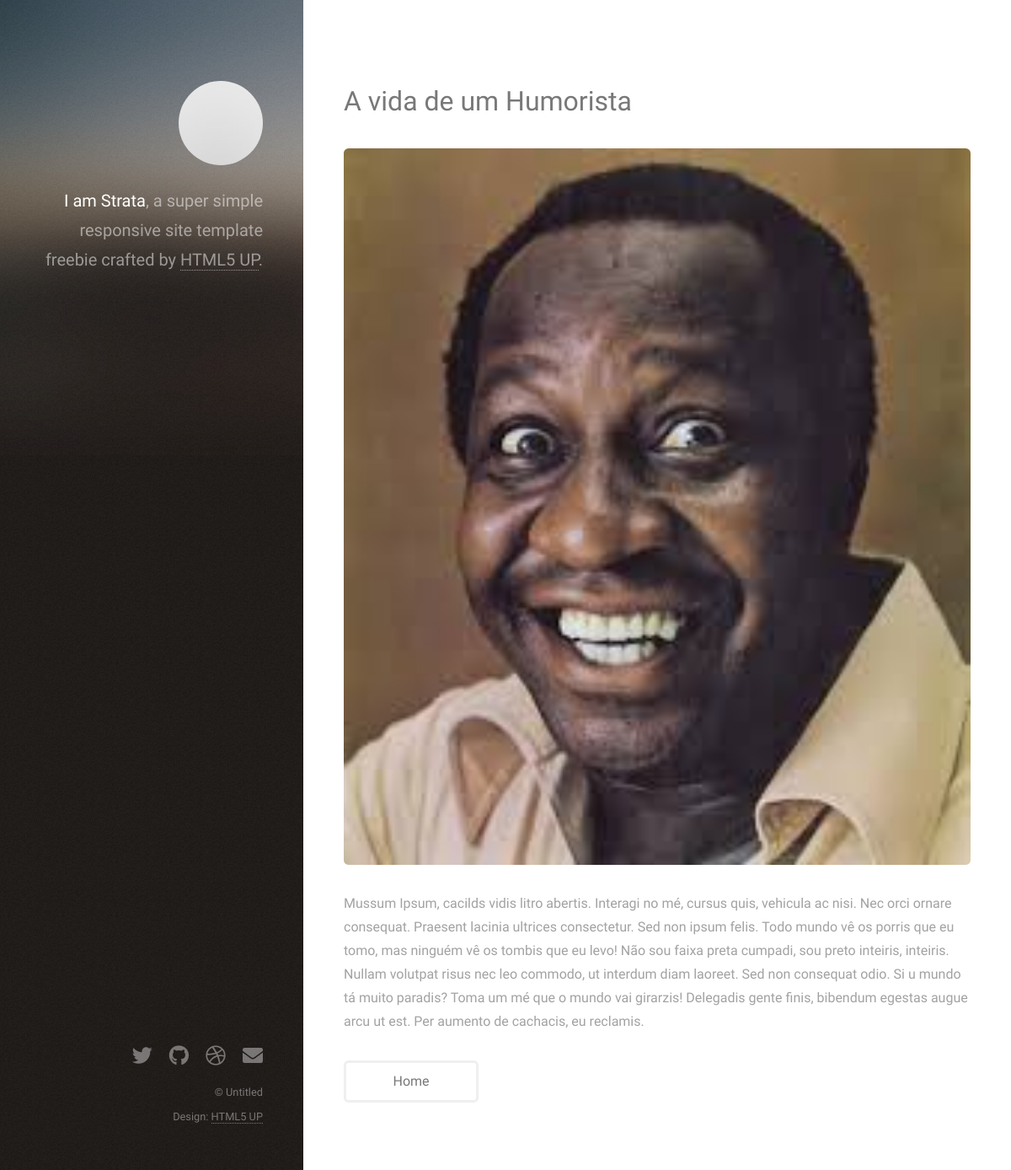
The app's page /blog/post/2/ with its own data.
### website/models.py (models this page shows, shortened)
class Post(models.Model):
    title = models.CharField(max_length=100)
    sub_title = models.CharField(max_length=200)
    content = models.TextField(default='')
    categories = models.CharField(
        max_length=2,
        choices=Categorias.choices,
        default=Categorias.GR,
        )
    deleted = models.BooleanField(default=False)
    imagem = models.ImageField(upload_to='posts', null=True, blank=True)
    def full_name(self):
        return self.title + self.sub_title
    full_name.admin_order_field = 'title' #tornando ordenável full_name

### website/views.py (the view)
# urls.py: path('post/<int:id>/', post_detail, name='post_detail'),
def post_detail(request, id):
        post = Post.objects.get(id=id)
        return render(request, 'post_detail.html', {'post': post})

### website/templates/post_detail.html (shortened to what this page needs)
{% load static %}
<!DOCTYPE HTML>
<html>
	<head>
		<link rel="stylesheet" href="{% static 'assets/css/main.css' %}" />
	</head>
	<body class="is-preload">
			<header id="header">
				<div class="inner">
					<a href="#" class="image avatar"><img src="{%static 'images/avatar.jpg' %}" alt="" /></a>
					<h1><strong>I am Strata</strong>, a super simple<br />
					responsive site template freebie<br />
					crafted by <a href="http://html5up.net">HTML5 UP</a>.</h1>
				</div>
			</header>
			<div id="main">
					<section id="one">
						<header class="major">
							<h2>{{post.title}}</h2>
						</header>
                        {%if post.imagem%}
                            <img src="{{post.imagem.url}}" class="image fit thumb" alt="" >
                        {%endif%}
						<p>{{post.content}}</p>
						<ul class="actions">
							<li><a href="{%url 'hello_blog' %}" class="button">Home</a></li>
						</ul>
					</section>
			<footer id="footer">
				<div class="inner">
					<ul class="icons">
						<li><a href="#" class="icon brands fa-twitter"><span class="label">Twitter</span></a></li>
						<li><a href="#" class="icon brands fa-github"><span class="label">Github</span></a></li>
						<li><a href="#" class="icon brands fa-dribbble"><span class="label">Dribbble</span></a></li>
						<li><a href="#" class="icon solid fa-envelope"><span class="label">Email</span></a></li>
					</ul>
					<ul class="copyright">
						<li>&copy; Untitled</li><li>Design: <a href="http://html5up.net">HTML5 UP</a></li>
					</ul>
				</div>
			</footer>
	</body>
</html>

### records on screen
Post: title "A vida de um Humorista", imagem (picture), content "Mussum Ipsum, cacilds vidis litro abertis. Interagi no mé, cursus quis, vehicula ac nisi. Nec orci ornare consequat. Praesent lacinia ultrices consectetur. Sed non ipsum felis. Todo mundo vê os porris que eu tomo, mas ninguém vê os tombis que eu levo! Não sou faixa preta cumpadi, sou preto inteiris, inteiris. Nullam volutpat risus nec leo commodo, ut interdum diam laoreet. Sed non consequat odio. Si u mundo tá muito paradis? Toma um mé que o mundo vai girarzis! Delegadis gente finis, bibendum egestas augue arcu ut est. Per aumento de cachacis, eu reclamis."
